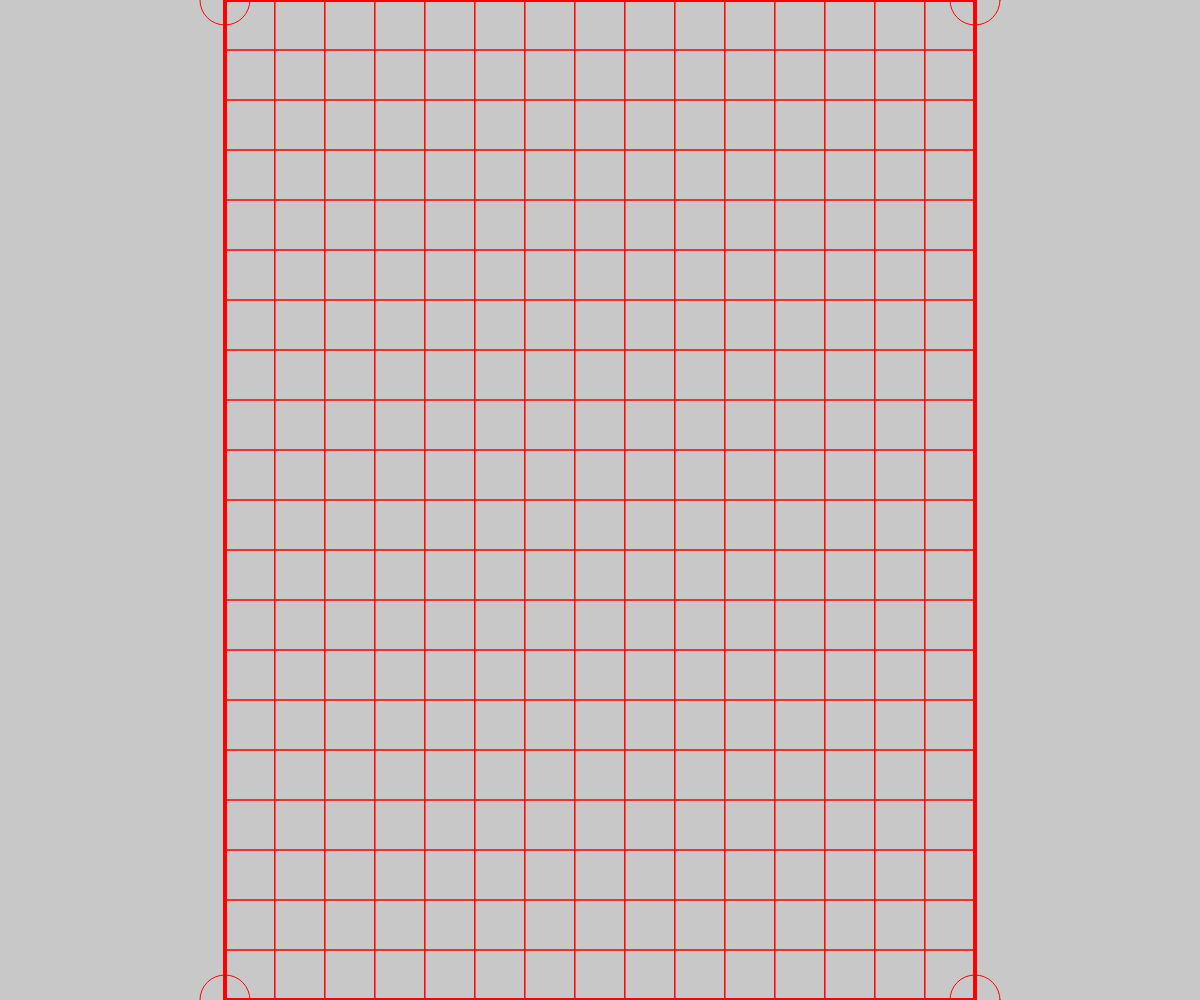
Frame 1 (no input)
Frame 60 (no input): identical to frame 1, image omitted
Frame 120 (the mouse pressed at the canvas centre since frame 60): identical to frame 1, image omitted

The p5.js sketch that drew this single still picture (run headless with seeded random() and noise() and a simulated clock; from frame 60 on, the mouse is pressed at the canvas centre):

// p5.js sketch
// ── sketch.js

var SIZE;
var H; //safe zone
var W; //safe zone
var X0; //safe zone
var Y0; //safe zone

const game_is_landscape = false;
const debug = true;

function get_WxH(){
    if(game_is_landscape){
        SIZE = Math.trunc(window.innerWidth/20);
        while(1){
            W = 20*SIZE;
            H = 15*SIZE;        
            if(W <= window.innerWidth && H <= window.innerHeight)break;
            SIZE = SIZE - 1;
        }
        X0 = (window.innerWidth - W)/2;
        if(window.innerWidth > window.innerHeight)
            Y0 = 0;
        else
            Y0 = (window.innerHeight - H)/2;
        
    }else{
        SIZE = Math.trunc(window.innerHeight/20);
        while(1){
            W = 15*SIZE;
            H = 20*SIZE;
            if(W <= window.innerWidth && H <= window.innerHeight)break;
            SIZE = SIZE - 1;
        }
        Y0 = (window.innerHeight - H)/2;
        if(window.innerWidth < window.innerHeight)
            X0 = 0;
        else
            X0 = (window.innerWidth - W)/2;
    }
}

function windowResized() {
  get_WxH();
  resizeCanvas(window.innerWidth, window.innerHeight);
}

function setup() {
    
    pixelDensity(1);

    get_WxH();

    console.log("game_is_landscape: ", game_is_landscape);
    console.log("SAFE ZONE: ", SIZE, "; ", W,"x", H);
    console.log("displayView: ", displayWidth,"x", displayHeight);
    console.log("innnerView: ", window.innerWidth,"x", window.innerHeight);
        
    createCanvas(window.innerWidth, window.innerHeight);
    rectMode(CENTER);
    ellipseMode(CENTER);
    background(200);

}

function draw() {

    background(200);

    if(debug){
        rectMode(CENTER);
        noFill();
        strokeWeight(4)
        stroke("red");  
        rect(width/2, height/2, W, H);

        noFill();
        strokeWeight(1)
        stroke("red"); 
        rectMode(CORNER);
        if(game_is_landscape){
            for(let i=0; i<20; i++){
                for(let j=0; j<15; j++)
                    rect(X0+i*SIZE, Y0+j*SIZE, SIZE, SIZE);
            }
        }else{
            for(let i=0; i<15; i++){
                for(let j=0; j<20; j++)
                    rect(X0+i*SIZE, Y0+j*SIZE, SIZE, SIZE);
            } 
        }
        rectMode(CENTER);
        
        ellipseMode(CENTER);
        circle(X0, Y0, SIZE);
        circle(X0+W, Y0, SIZE);
        circle(X0+W, Y0+H, SIZE);
        circle(X0, Y0+H, SIZE); 
    }
    

  
}

// ── style.css

html
{
    height: 100%;
    width:100%;
}

body
{
    height: 100%;
    width:100%;
    margin: 0;
    display: flex;
    justify-content: center;
    align-items: center;
    overflow: hidden; 
    background-color: black;
}


/*canvas { 
  height: 100vh; 
  width: 100vw; 
  display: block;
}
*/
